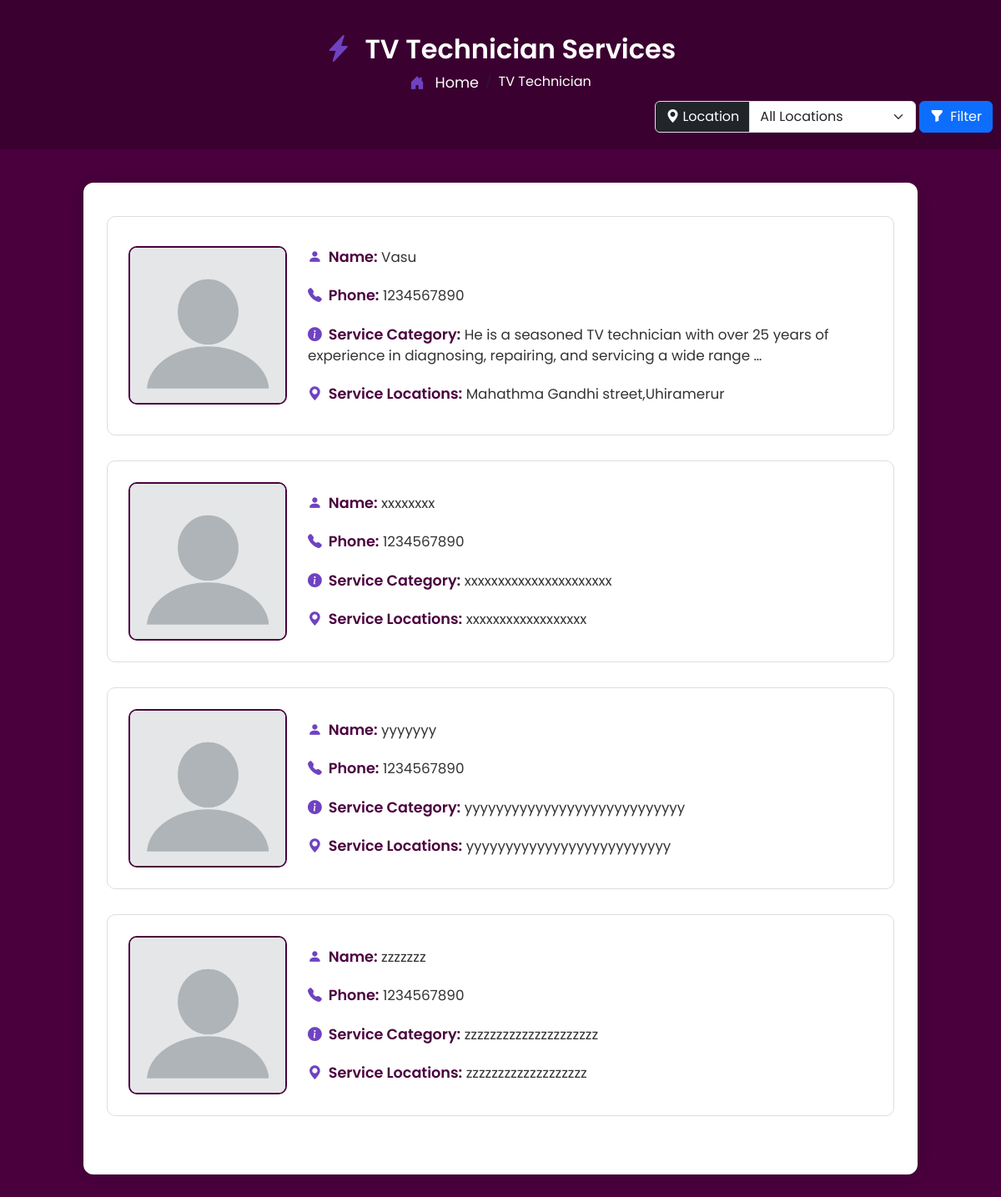
Screenshot of /tv/ with the database file from the repository.
### myapp/models.py (models this page shows, shortened)
class Service(models.Model):
    SERVICE_CHOICES = [
        ('PLUMBER', 'Plumber'),
        ('ELECTRICIAN', 'Electrician'),
        ('CARPENTER', 'Carpenter'),
        ('TV TECH', 'TV Technician'),
    ]
    name = models.CharField(max_length=100)
    service_type = models.CharField(max_length=50, choices=SERVICE_CHOICES)
    description = models.TextField()
    address = models.CharField(max_length=255, blank=True, null=True)
    contact_no = models.CharField(max_length=15, blank=True, null=True)
    created_at = models.DateTimeField(auto_now_add=True)
    updated_at = models.DateTimeField(auto_now=True)

### myapp/views.py (the view)
# urls.py: path('tv/', views.tvtech, name='tvtech'),
def tvtech(request):
    selected_location = request.GET.get('location', '')
    services = Service.objects.filter(service_type='TV TECH')
    if selected_location:
        services = services.filter(address__icontains=selected_location)
    locations = Service.objects.filter(service_type='TV TECH') \
                               .values_list('address', flat=True).distinct()
    return render(request, 'tvtech.html', {
        'services': services,
        'locations': locations,
    })

### templates/tvtech.html (shortened to what this page needs)
{% load static %}
<!DOCTYPE html>
<html lang="en">
<head>
    <link href="https://cdn.jsdelivr.net/npm/bootstrap@5.3.3/dist/css/bootstrap.min.css" rel="stylesheet">
    <link href="https://cdn.jsdelivr.net/npm/bootstrap-icons@1.10.5/font/bootstrap-icons.css" rel="stylesheet">
    <link rel="stylesheet" href="{% static 'css/tvtech.css' %}">
</head>
<body>
    <div class="profile-header">
        <h2><i class="bi bi-lightning-charge-fill icon"></i> TV Technician Services</h2>
        <nav aria-label="breadcrumb">
            <ol class="breadcrumb mb-2">
                <li class="breadcrumb-item">
                    <a href="{% url 'homepage' %}">
                        <i class="bi bi-house-door-fill icon"></i> Home
                    </a>
                </li>
                <li class="breadcrumb-item active text-white " aria-current="page">TV Technician</li>
            </ol>
            <div class="d-flex justify-content-between align-items-center">
                <form method="get" action="" class="d-flex align-items-center ms-auto">
                    <div class="input-group me-0">
                        <label class="input-group-text bg-dark text-white" for="locationSelect">
                            <i class="bi bi-geo-alt-fill me-1"></i> Location
                        </label>
                        <select name="location" id="locationSelect" class="form-select" style="width: 200px;">
                            <option value="">All Locations</option>
                        </select>
                    </div>
                    <button type="submit" class="btn btn-primary ms-1" style="height: 38px; border-radius: 0.375rem; display: flex; align-items: center; justify-content: center; margin-right: 10px;">
                        <i class="bi bi-funnel-fill me-2"></i> <span>Filter</span>
                    </button>
                </form>
            </div>
        </nav>
    </div>
    <div class="container profile-container">
        <div class="row">
            {% if services %}
                {% for service in services %}
                    <div class="profile-box">
                        <img src="{% static 'images/logo/profile.webp' %}" alt="Profile Picture">
                        <div class="profile-details">
                            <p><i class="bi bi-person-fill icon"></i><span class="label">Name:</span> {{ service.name }}</p>
                            <p><i class="bi bi-telephone-fill icon"></i><span class="label">Phone:</span> {{ service.contact_no }}</p>
                            <p><i class="bi bi-info-circle-fill icon"></i><span class="label">Service Category:</span> {{ service.description|truncatewords:20 }}</p>
                            <p><i class="bi bi-geo-alt-fill icon"></i><span class="label">Service Locations:</span> {{ service.address }}</p>
                        </div>
                    </div>
                {% endfor %}
            {% else %}
                <p class="no-services"><i class="bi bi-exclamation-circle-fill icon"></i>No TV technician services available at the moment.</p>
            {% endif %}
        </div>
    </div>
</body>
</html>

### static/css/tvtech.css (style rules this page uses)
body { background-color: #4b003e; font-family: 'Poppins', sans-serif; }
.profile-header { text-align: center; color: white; padding: 40px 0 20px 0; background-color: #3a0030; }
.breadcrumb { background: transparent; justify-content: center; }
.breadcrumb-item a { color: #fff; text-decoration: none; font-size: 1.1rem; }
.profile-container { background-color: #fff; margin: 40px auto; padding: 40px; border-radius: 12px; max-width: 1000px; box-shadow: 0 0 30px rgba(0, 0, 0, 0.2); animation: fadeIn 1s ease-in-out; }
.profile-box { display: flex; align-items: center; gap: 25px; border: 1px solid #ddd; border-radius: 10px; padding: 25px; margin-bottom: 30px; transition: transform 0.3s, box-shadow 0.3s; }
.profile-box img { width: 190px; height: 190px; object-fit: cover; border-radius: 10px; border: 2px solid #4b003e; }
.profile-details { flex: 1; }
.profile-details p { margin: 0; padding: 10px 0; font-size: 1.05rem; color: #333; }
.label { font-weight: 600; color: #4b003e; font-size: 1.1rem; }
.icon { color: #6f42c1; margin-right: 8px; }
h2 { font-size: 2rem; font-weight: 600; }

### rows the page displays
Service: name "Vasu", contact_no "1234567890", description "He is a seasoned TV technician with over 25 years of experience in diagnosing, repairing, and servicing a wide range …", address "Mahathma Gandhi street,Uhiramerur"
Service: name "xxxxxxxx", contact_no "1234567890", description "xxxxxxxxxxxxxxxxxxxxxx", address "xxxxxxxxxxxxxxxxxx"
Service: name "yyyyyyy", contact_no "1234567890", description "yyyyyyyyyyyyyyyyyyyyyyyyyyyy", address "yyyyyyyyyyyyyyyyyyyyyyyyyy"
Service: name "zzzzzzz", contact_no "1234567890", description "zzzzzzzzzzzzzzzzzzzzz", address "zzzzzzzzzzzzzzzzzzz"
